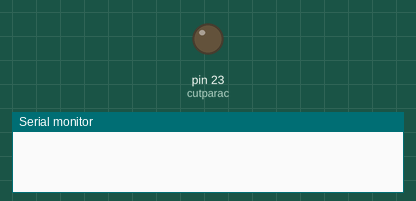
Recording of a sketch running on a simulated Arduino Mega 2560, built with avr-gcc and run on an emulated ATmega2560. Parts: output pins drawn as LEDs (lit = HIGH), the last lines printed to the serial monitor.

Above: at 5.0 s.
At 11.5 s:
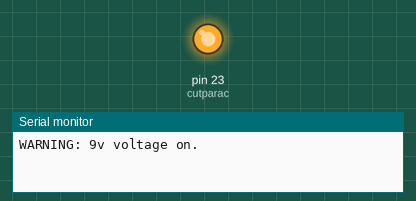
Timing chart, 0 to 16.9 s (numbered marks = the images above):
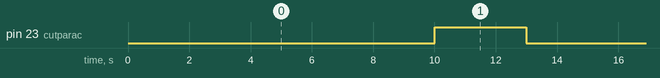

The sketch:

parachute.ino
```cpp
int cutparac = 23;          //切り離し用トランジスタのピン番号の宣言
int outputcutsecond = 3;    //切り離し時の9V電圧を流す時間，単位はsecond


void setup() {

    pinMode(cutparac, OUTPUT);      //切り離し用トランジスタの出力宣言
    digitalWrite(cutparac, LOW);    //切り離し用トランジスタの出力オフ
    Serial.begin(115200);

}//setup関数閉じ


void loop() {
   delay(10000);
   Serial.print("WARNING: 9v voltage on.\n");
   digitalWrite(cutparac, HIGH); //オン
   delay(outputcutsecond*1000);//十秒間電流を流す
   Serial.print("WARNING: 9v voltage off.\n");
   digitalWrite(cutparac, LOW); //オフ

}//loop関数の閉じ
```

Measured:
- by itself, pin 23 (cutparac): alternates HIGH for 3.0 s and LOW for 10.0 s
